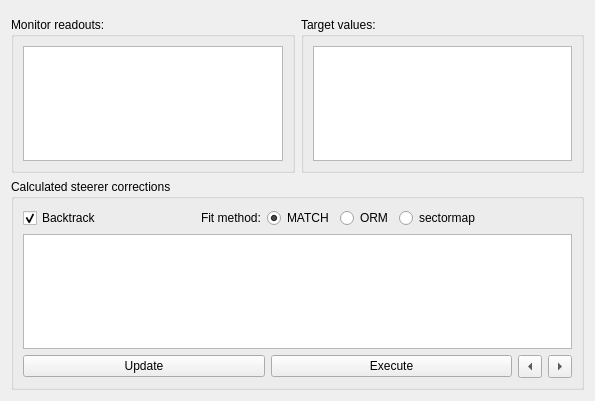
<?xml version="1.0" encoding="UTF-8"?>
<ui version="4.0">
 <class>MultiGridWidget</class>
 <widget class="QWidget" name="MultiGridWidget">
  <property name="geometry">
   <rect>
    <x>0</x>
    <y>0</y>
    <width>595</width>
    <height>401</height>
   </rect>
  </property>
  <property name="windowTitle">
   <string>Multi grid method (orbit flattening)</string>
  </property>
  <layout class="QGridLayout" columnstretch="1,1">
   <item row="0" column="0" colspan="2">
    <widget class="ConfigSelect" name="configSelect"/>
   </item>
   <item row="1" column="0">
    <widget class="QGroupBox">
     <property name="title">
      <string>Monitor readouts:</string>
     </property>
     <layout class="QVBoxLayout">
      <item>
       <widget class="MonitorTable" name="monitorTable"/>
      </item>
     </layout>
    </widget>
   </item>
   <item row="1" column="1">
    <widget class="QGroupBox">
     <property name="title">
      <string>Target values:</string>
     </property>
     <layout class="QVBoxLayout">
      <item>
       <widget class="TargetTable" name="targetsTable"/>
      </item>
     </layout>
    </widget>
   </item>
   <item row="2" column="0" colspan="2">
    <widget class="QGroupBox">
     <property name="title">
      <string>Calculated steerer corrections</string>
     </property>
     <layout class="QVBoxLayout">
      <item>
       <layout class="QHBoxLayout">
        <item>
         <widget class="QCheckBox" name="backtrackCheckBox">
          <property name="text">
           <string>Backtrack</string>
          </property>
          <property name="checked">
           <bool>true</bool>
          </property>
         </widget>
        </item>
        <item>
         <spacer name="horizontalSpacer">
          <property name="orientation">
           <enum>Qt::Horizontal</enum>
          </property>
          <property name="sizeHint" stdset="0">
           <size>
            <width>40</width>
            <height>20</height>
           </size>
          </property>
         </spacer>
        </item>
        <item>
         <widget class="QLabel">
          <property name="text">
           <string>Fit method:</string>
          </property>
         </widget>
        </item>
        <item>
         <widget class="QRadioButton" name="methodMatchButton">
          <property name="text">
           <string>MATCH</string>
          </property>
          <property name="checked">
           <bool>true</bool>
          </property>
          <attribute name="buttonGroup">
           <string notr="true">buttongroup_method</string>
          </attribute>
         </widget>
        </item>
        <item>
         <widget class="QRadioButton" name="methodORMButton">
          <property name="text">
           <string>ORM</string>
          </property>
          <attribute name="buttonGroup">
           <string notr="true">buttongroup_method</string>
          </attribute>
         </widget>
        </item>
        <item>
         <widget class="QRadioButton" name="methodSectormapButton">
          <property name="text">
           <string>sectormap</string>
          </property>
          <attribute name="buttonGroup">
           <string notr="true">buttongroup_method</string>
          </attribute>
         </widget>
        </item>
        <item>
         <spacer>
          <property name="orientation">
           <enum>Qt::Horizontal</enum>
          </property>
          <property name="sizeHint" stdset="0">
           <size>
            <width>40</width>
            <height>20</height>
           </size>
          </property>
         </spacer>
        </item>
       </layout>
      </item>
      <item>
       <widget class="ResultTable" name="resultsTable">
        <property name="focusPolicy">
         <enum>Qt::ClickFocus</enum>
        </property>
       </widget>
      </item>
      <item>
       <layout class="QHBoxLayout">
        <item>
         <widget class="QPushButton" name="fitButton">
          <property name="text">
           <string>Update</string>
          </property>
         </widget>
        </item>
        <item>
         <widget class="QPushButton" name="applyButton">
          <property name="text">
           <string>Execute</string>
          </property>
         </widget>
        </item>
        <item>
         <widget class="QToolButton" name="prevButton">
          <property name="text">
           <string>...</string>
          </property>
          <property name="arrowType">
           <enum>Qt::LeftArrow</enum>
          </property>
         </widget>
        </item>
        <item>
         <widget class="QToolButton" name="nextButton">
          <property name="text">
           <string>...</string>
          </property>
          <property name="arrowType">
           <enum>Qt::RightArrow</enum>
          </property>
         </widget>
        </item>
       </layout>
      </item>
     </layout>
    </widget>
   </item>
  </layout>
 </widget>
 <customwidgets>
  <customwidget>
   <class>MonitorTable</class>
   <extends>QTableView</extends>
   <header>madgui/widget/correct/core.h</header>
  </customwidget>
  <customwidget>
   <class>TargetTable</class>
   <extends>QTableView</extends>
   <header>madgui/widget/correct/core.h</header>
  </customwidget>
  <customwidget>
   <class>ResultTable</class>
   <extends>QTableView</extends>
   <header>madgui/widget/correct/core.h</header>
  </customwidget>
  <customwidget>
   <class>ConfigSelect</class>
   <extends>QWidget</extends>
   <header>madgui/widget/correct/configselect.h</header>
  </customwidget>
 </customwidgets>
 <resources/>
 <connections/>
 <buttongroups>
  <buttongroup name="buttongroup_method"/>
 </buttongroups>
</ui>
